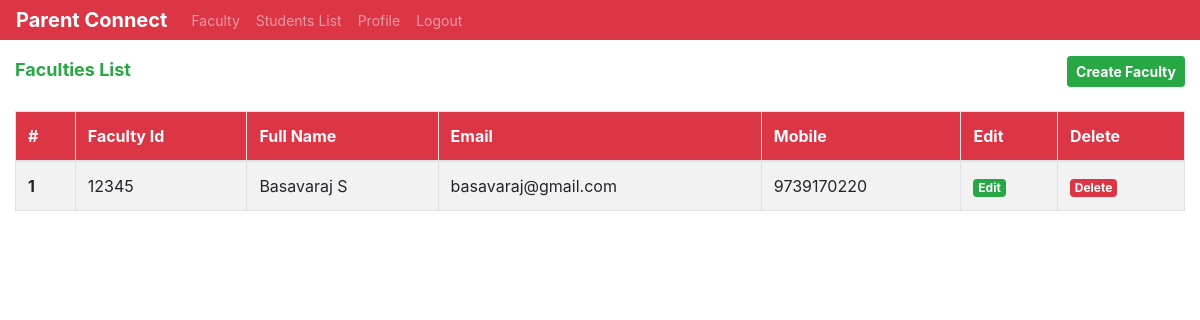
Page /departments/faculty.php on the earlier database version.
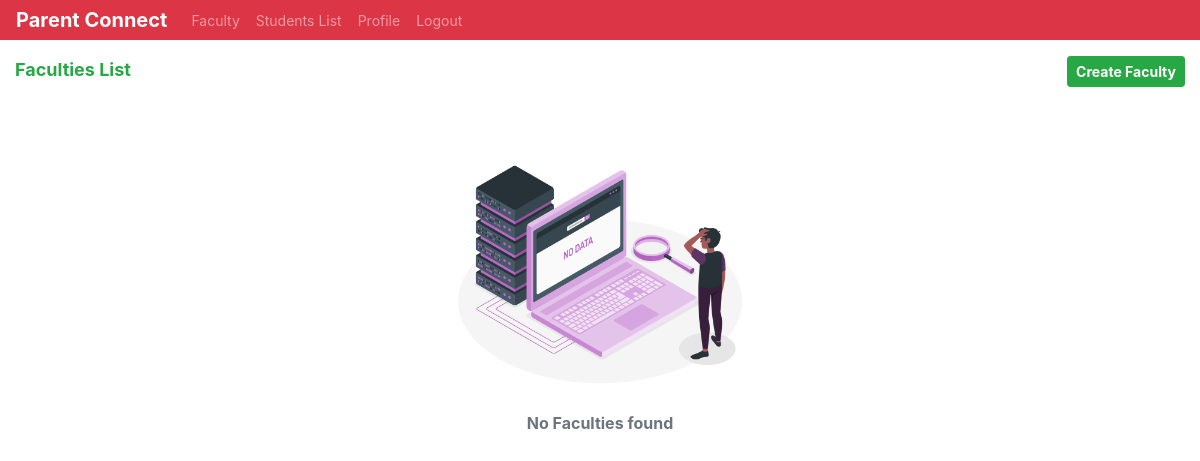
Same page on the later database version.
### tables this page shows
CREATE TABLE IF NOT EXISTS `faculties` (
  `id` int(11) NOT NULL AUTO_INCREMENT,
  `first_name` varchar(100) NOT NULL,
  `last_name` varchar(100) NOT NULL,
  `deptId` varchar(15) NOT NULL,
  `faculty_id` varchar(15) NOT NULL,
  `email` varchar(100) NOT NULL,
  `mobile` double NOT NULL,
  `password` varchar(100) NOT NULL DEFAULT 'Password@123',
  PRIMARY KEY (`id`),
  KEY `deptId` (`deptId`),
  KEY `faculty_id` (`faculty_id`)
);

### departments/faculty.php (the view, shortened to what this page needs)
<?php
include('./department_header.php');
include('../db/dbcon.php');
$result = mysqli_query($con, "SELECT * FROM `faculties`") or die(mysqli_error($con));
$seminar_hall_count = mysqli_num_rows($result);
?>
<!DOCTYPE html>
<html lang="en">
<head>
</head>
<body>
    <div class="container-fluid">
        <div class="row mt-3">
            <div class="col-md-8">
                <p class="page-title font-weight-bold text-success m-0">Faculties List</p>
            </div>
            <div class="col-md-4 text-right">
                <a href="./create_faculty.php" class="btn btn-sm btn-success font-weight-bold">Create Faculty</a>
            </div>
        </div>
        <div class="mt-4">
            <?php
            if ($seminar_hall_count === 0) {
            ?>
                <div class="text-center">
                    <img src="./../images/no-data.png" alt="No Data" width="300px">
                    <p class="text-muted font-weight-bold m-0">No Faculties found</p>
                </div>
            <?php
            } else {
            ?>
                <table class="table table-bordered table-striped">
                    <thead>
                        <tr class="bg-danger text-light">
                            <th scope="col">#</th>
                            <th scope="col">Faculty Id</th>
                            <th scope="col">Full Name</th>
                            <th scope="col">Email</th>
                            <th scope="col">Mobile</th>
                            <th scope="col">Edit</th>
                            <th scope="col">Delete</th>
                        </tr>
                    </thead>
                    <tbody>
                        <?php
                        $count = 0;
                        while ($row = mysqli_fetch_array($result)) {
                            $count = $count + 1;
                        ?>
                            <tr>
                                <th scope="row"><?php echo $count; ?></th>
                                <td><?php echo $row[4]; ?></td>
                                <td><?php echo $row[1]; ?> <?php echo $row[2]; ?></td>
                                <td><?php echo $row[5]; ?></td>
                                <td><?php echo $row[6]; ?></td>
                                <td><a href="./edit_faculty.php?id=<?php echo $row[0]; ?>" class="badge badge-success">Edit</a></td>
                                <td><a href="./faculty.php?id=<?php echo $row[0]; ?>" class="badge badge-danger">Delete</a></td>
                            </tr>
                        <?php
                        }
                        ?>
                    </tbody>
                </table>
            <?php
            }
            ?>
        </div>
    </div>
</body>
</html>

Differences in the rows shown:
removed faculties: faculty "12345", first_name "Basavaraj", last_name "S", email "basavaraj@gmail.com", mobile "9739170220"
Other differences:
text no longer shown: "# Faculty Id Full Name Email Mobile Edit Delete"
text now shown: "No Faculties found"
